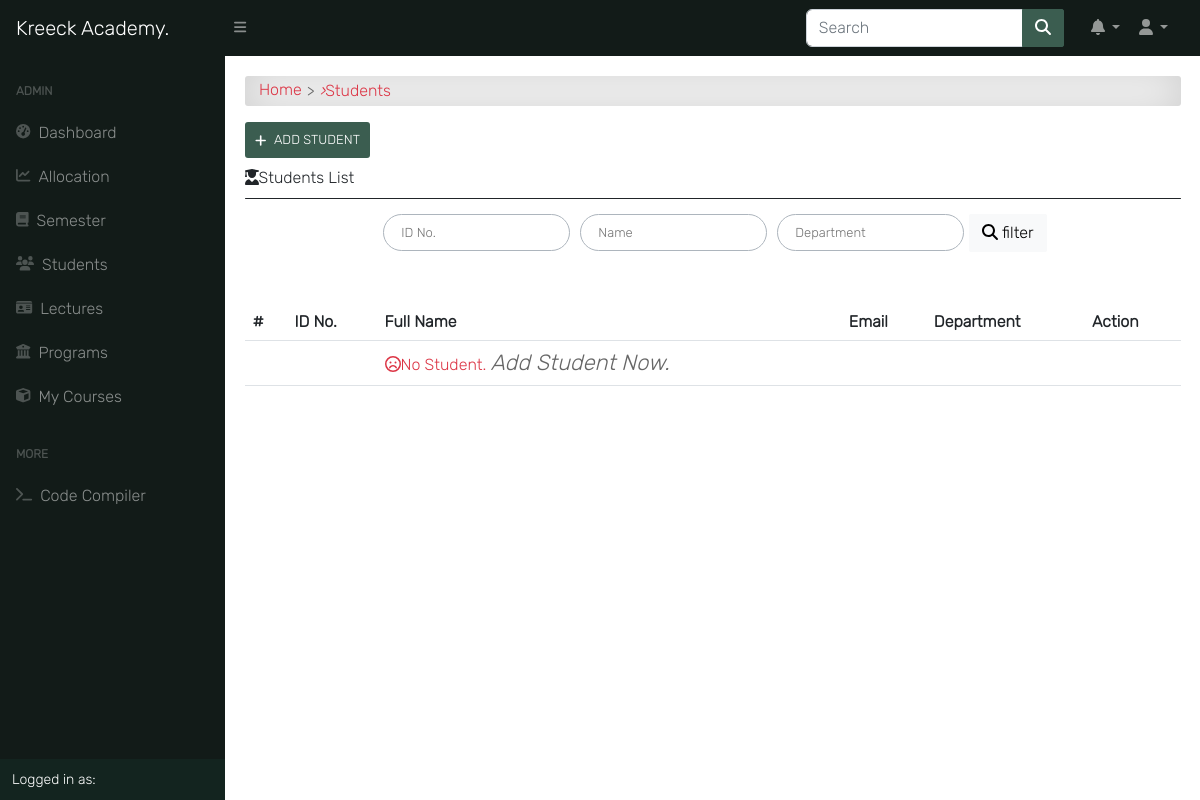
Before: /auth/students/ (signed in) with the older database file.
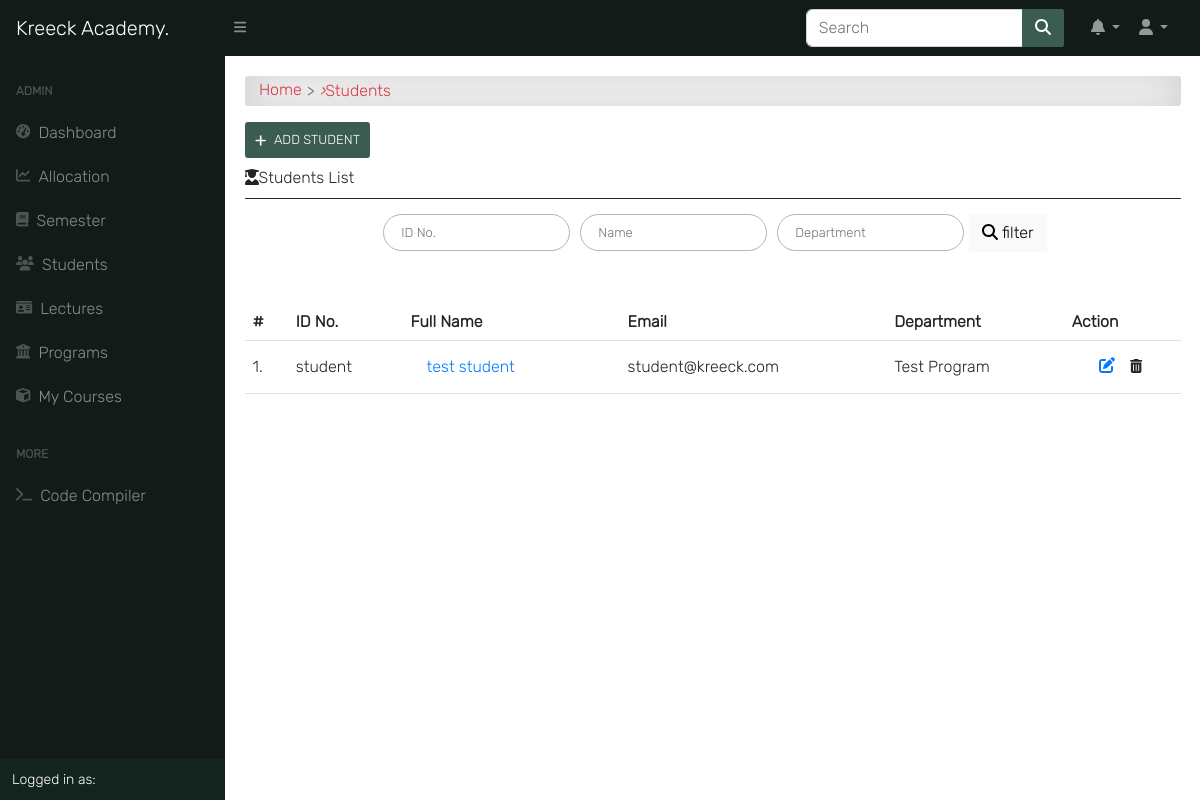
After: the same page with the newer database file.
### accounts/models.py (models this page shows, shortened)
class Student(models.Model):
    student = models.OneToOneField(User, on_delete=models.CASCADE)
    level = models.CharField(max_length=25, choices=LEVEL, null=True)
    department = models.ForeignKey(Program, on_delete=models.CASCADE, null=True)
    objects = StudentManager()

class User(AbstractUser):
    is_student = models.BooleanField(default=False)
    is_lecturer = models.BooleanField(default=False)
    is_parent = models.BooleanField(default=False)
    is_dep_head = models.BooleanField(default=False)
    phone = models.CharField(max_length=60, blank=True, null=True)
    address = models.CharField(max_length=60, blank=True, null=True)
    picture = models.ImageField(upload_to='profile_pictures/%y/%m/%d/', default='default.png', null=True)
    email = models.EmailField(blank=True, null=True)
    username_validator = ASCIIUsernameValidator()
    objects = UserManager()
    @property
    def get_full_name(self):
        full_name = self.username
        if self.first_name and self.last_name:
            full_name = self.first_name + " " + self.last_name
        return full_name

### course/models.py (models this page shows, shortened)
class Program(models.Model):
    title = models.CharField(max_length=150, unique=True)
    summary = models.TextField(null=True, blank=True)
    objects = ProgramManager()
    def __str__(self):
        return self.title

### accounts/views.py (the view)
# urls.py: path('students/', StudentListView.as_view(), name='student_list'),
@method_decorator([login_required, admin_required], name='dispatch')
class StudentListView(ListView):
    template_name = "accounts/student_list.html"
    paginate_by = 10  # if pagination is desired
    def get_queryset(self):
        queryset = Student.objects.all()
        query = self.request.GET.get('student_id')
        if query is not None:
            queryset = queryset.filter(Q(department=query))
        return queryset
    def get_context_data(self, **kwargs):
        context = super().get_context_data(**kwargs)
        context['title'] = "Students | Kreeck Academy"
        return context

### templates/accounts/student_list.html (shortened to what this page needs)
{% extends 'base.html' %}
{% block content %}
<div id="input-nav"><a href="{% url 'home' %}" class="primary1">Home</a> <i>&rsaquo;</i> Students</div>
{% if request.user.is_superuser %}
<a class="add-button" href="{% url 'add_student' %}"><i class="fas fa-plus"></i>Add Student</a>
{% endif %}
<div class="title"><i class="fas fa-user-graduate"></i>Students List</div>
<div class="title-line"></div>
<div class="content-center">
    <form class="search-form" action="" method="GET">
        <input class="au-input" type="text" id="student_id" name="student_id" placeholder="ID No." value="{{ request.GET.student_id }}"/>
        <input class="au-input" type="text" name="name" placeholder="Name" value="{{ request.GET.name }}"/>
        <input class="au-input" type="text" name="department" placeholder="Department" value="{{ request.GET.department }}"/>
        <button class="btn btn-light" type="submit">
            <i class="fas fa-search"></i> filter
        </button>
    </form>
</div>
<div class="table-responsive table-shadow table-light table-striped m-0 mt-5">
    <table class="table">
        <thead>
            <tr>
                <th>#</th>
                <th> ID No. </th>
                <th> Full Name </th>
                <th> Email </th>
                <th> Department </th>
                {% if request.user.is_superuser %}
                <th> Action </th>
                {% endif %}
            </tr>
        </thead>
        <tbody>
            {% for student in object_list %}
            <tr>
                <td> {{ forloop.counter }}.</td>
                <td>{{ student.student.username }} </td>
                <td><a href="{% url 'profile_single' student.student.id %}">{{ student.student.get_full_name }}</a></td>
                <td>{{ student.student.email }} </td>
                <td>{{ student.department }}</td>
                {% if request.user.is_superuser %}
                <td>
                    <div class="update-delete">
                        <a href="{% url 'student_edit' student.student.pk %}" class="update" title="Edit"><i class="fas fa-edit"></i></a>
                        <form action="{% url 'student_delete' student.pk %}">{% csrf_token %}
                            <button type="submit" class="btn btn-sm" title="Delete"><i class="fas fa-trash-alt"></i></button>
                        </form>
                    </div>
                </td>
                {% endif %}
                {% empty %}
                <tr>
                  <td></td>
                  <td></td>
                  <td>
                  <span class="text-danger">
                    <i class="far fa-frown"></i>No Student.
                    {% if request.user.is_superuser %}
                    <a href="{% url 'add_student' %}">
                    <i class="primary" style="font-size: 22px;">
                       Add Student Now.
                    </i>
                    {% endif %}
                    </a>
                  </span>
                </td>
                <td></td>
                <td></td>
                <td></td>
                </tr>
            {% endfor %}
        </tbody>
    </table>
</div>
{% endblock content %}

Changed rows visible on the page:
added Student: student.username "student", student.get_full_name "test student", student.email "student@kreeck.com", department "Test Program"
Other visible differences:
text no longer shown: "No Student. Add Student Now."
